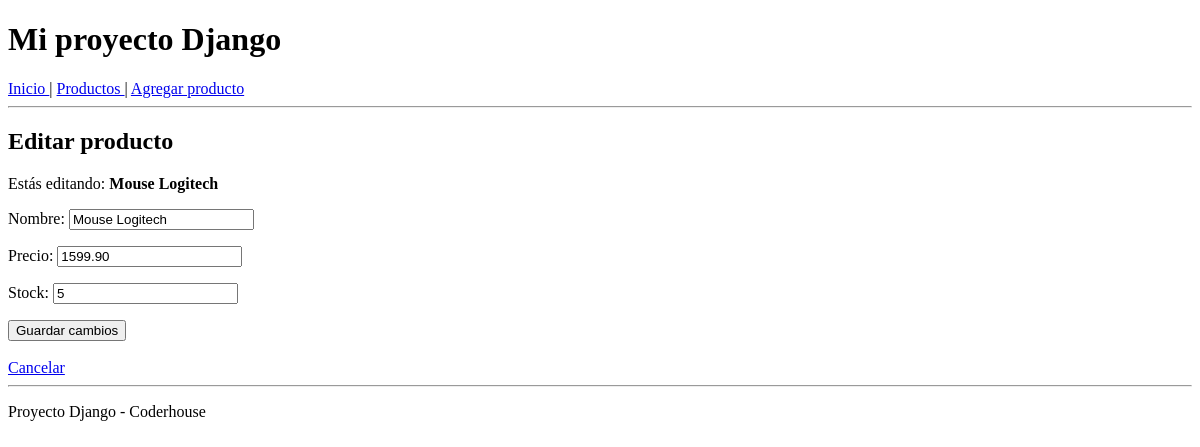
The page /productos/2/editar/ (signed in) on the database as committed earlier.
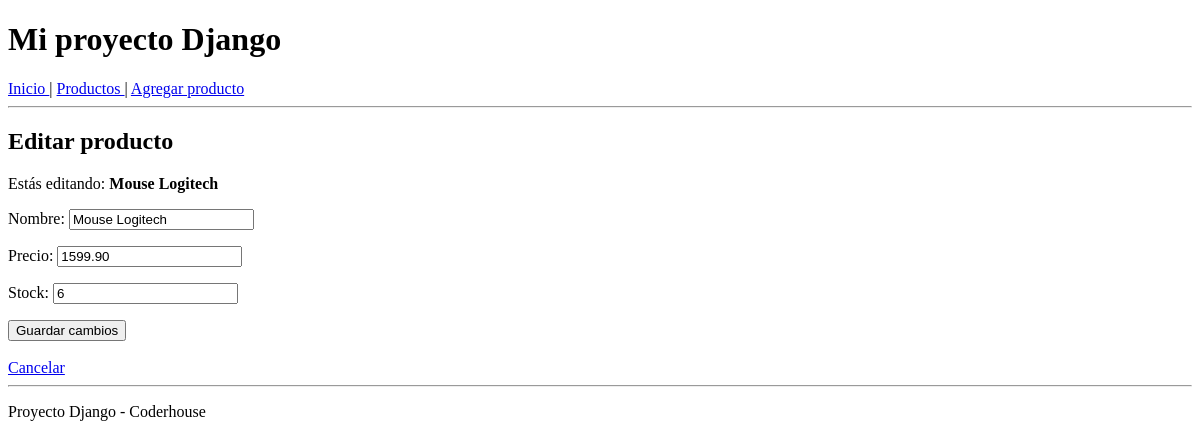
The same page on the database as committed later.
### core/models.py (models this page shows, shortened)
class Producto(models.Model):
    nombre = models.CharField(max_length=100)
    precio = models.DecimalField(max_digits=10, decimal_places=2)
    stock = models.IntegerField()

### core/views.py (the view)
class ProductoUpdateView(PermissionRequiredMixin, UpdateView):
    model = Producto
    form_class = ProductoForm
    template_name = 'core/editar_producto.html'
    success_url = reverse_lazy('core:lista_productos')
    permission_required = 'core.change_producto'

### core/forms.py
class ProductoForm(forms.ModelForm):
    class Meta:
        model = Producto
        fields = ['nombre', 'precio', 'stock']

### core/templates/core/editar_producto.html (shortened to what this page needs)
{% extends 'core/base.html' %}
{% block content %}
    <h2>Editar producto</h2>
    <p>
        Estás editando:
        <strong>{{ object.nombre }}</strong>
    </p>
    <form method="POST">
        {{ form.as_p }}
        <button type="submit">
            Guardar cambios
        </button>
    </form>
    <br>
    <a href="{% url 'core:lista_productos' %}">
        Cancelar
    </a>
{% endblock %}

Rows that differ between the two databases and show on the page:
changed Producto "Mouse Logitech": stock "5" → "6"
